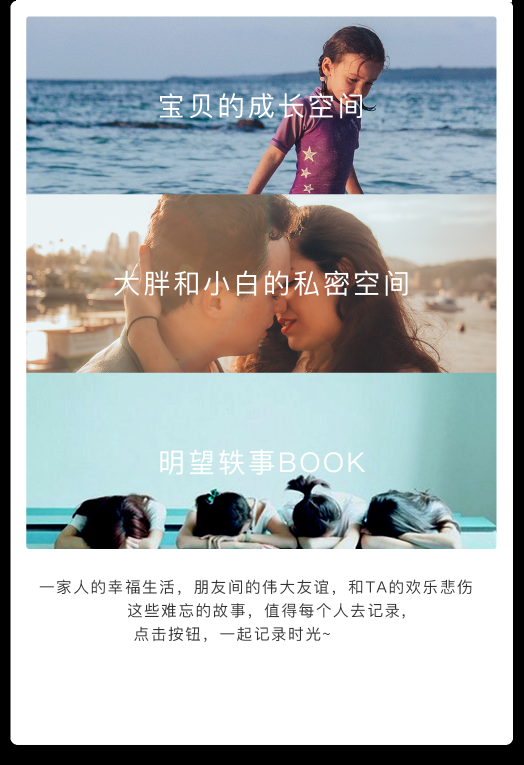
#> input picture test.png, 1047 x 1530 px (shown at 1/2 size)
$ python -i image.py   (imports and definitions only)   (Python 2 division)   (older library calls are emulated)
#> lines starting #> are read from the running program, lines starting #| are printed output that depends on the picture
#> further down, picture is the input picture: shape (1530, 1047, 3); mean B, G, R 179.6, 178.3, 173.1
# -*- coding: utf-8 -*-
import numpy as np
import urllib
import cv2
import time
import os
import random
import pexif


#保存图片
# [69 lines left out: functions save_img, url_to_image, scaleImage, not called in this run]

#高反差保留
def sobel(img):
    x=cv2.Sobel(img,cv2.CV_16S,1,0)
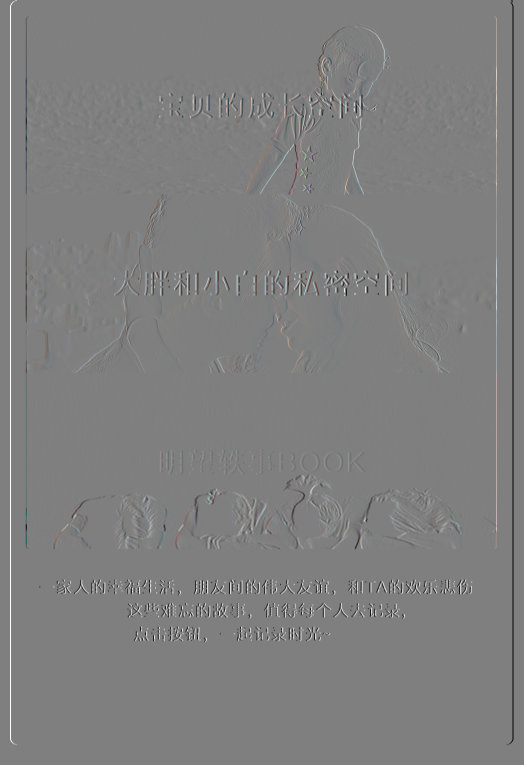
#> x: shape (1530, 1047, 3) int16 (shown at 1/2 size); mean B, G, R 0, 0, 0; drawn with min black and max white
    y=cv2.Sobel(img,cv2.CV_16S,0,1)
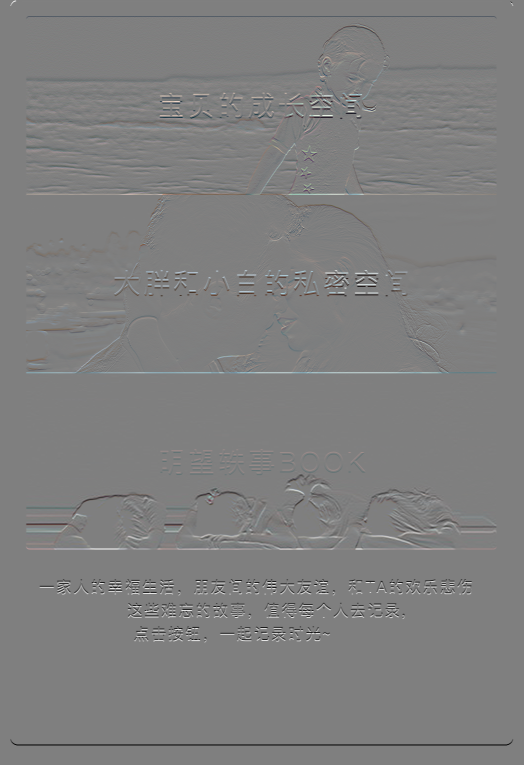
#> y: shape (1530, 1047, 3) int16 (shown at 1/2 size); mean B, G, R -1.3, -1.3, -1.3; drawn with min black and max white
    absx=cv2.convertScaleAbs(x)
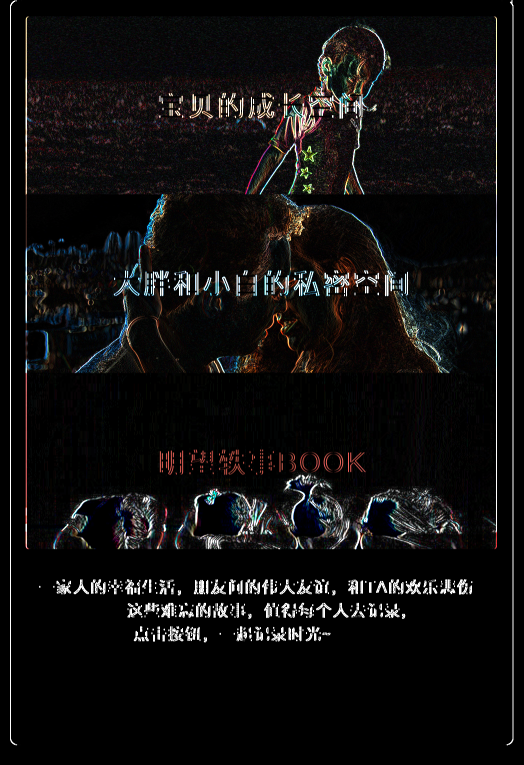
#> absx: shape (1530, 1047, 3) (shown at 1/2 size); mean B, G, R 15.2, 15.3, 16.3
    absy=cv2.convertScaleAbs(y)
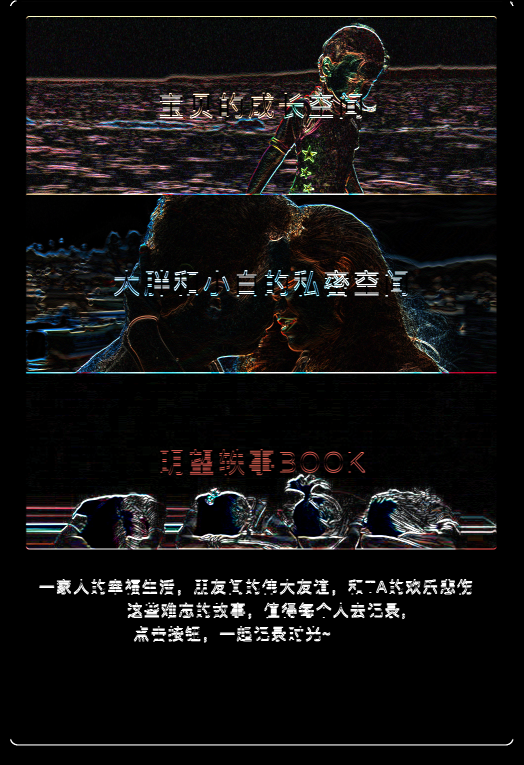
#> absy: shape (1530, 1047, 3) (shown at 1/2 size); mean B, G, R 18.4, 18.3, 19.6
    dist=cv2.addWeighted(absx,0.5,absy,0.5,0)
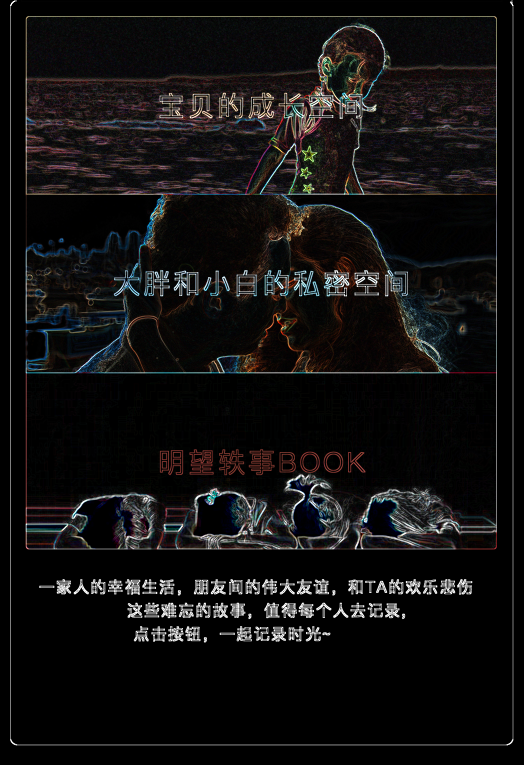
#> dist: shape (1530, 1047, 3) (shown at 1/2 size); mean B, G, R 16.8, 16.8, 18
    force = 0.1
    dist = cv2.addWeighted(img, 1, dist, force, 0)
    return dist

#锐化
# [42 lines left out: functions sharpening, gaussian, not called in this run]


#磨皮
def bilateral(img,times,radius):
    image=cv2.bilateralFilter(img,times,radius,radius)
    return image


def get_light(img):
    return np.average(img[:,:])


# [126 lines left out: functions turn_light, convertImage, convertLocalImage, convertURLImage, not called in this run]


>>> import cv2
>>> picture = cv2.imread('test.png')
>>> result = sobel(picture)
